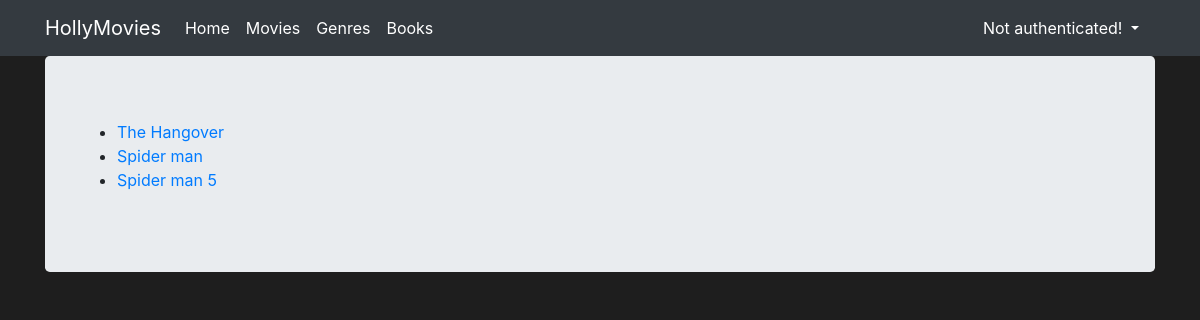
Before: /movies/genres/3 with the older database file.
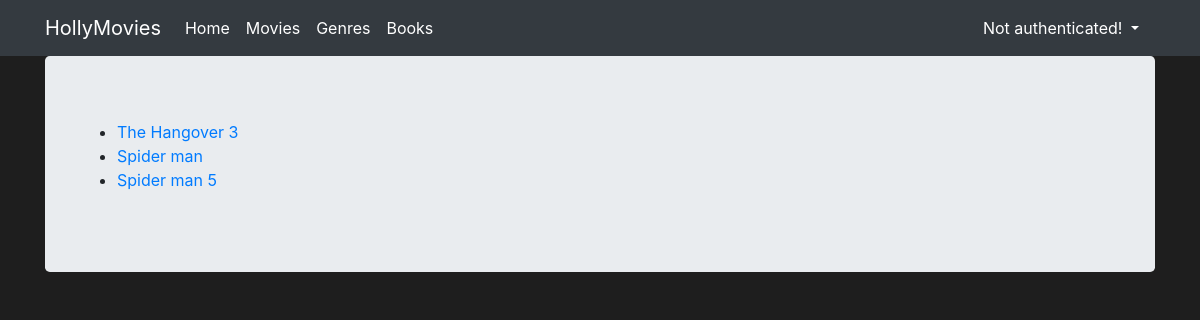
After: the same page with the newer database file.
### viewer/models.py (models this page shows, shortened)
class Movie(Model):
    title = CharField(max_length=128)
    genre = ForeignKey(Genre, on_delete=DO_NOTHING)
    rating = IntegerField()
    released = DateField()
    description = TextField()
    actors = ManyToManyField(Actor)
    created = DateTimeField(auto_now_add=True)

### viewer/views.py (the view)
# urls.py: path('genres/<genre_id>', MoviesByGenreView.as_view(), name='movies_by_genre'),
class MoviesByGenreView(ListView):
    template_name = 'movies_by_genre.html'
    model = Movie
    def get_queryset(self):
        qs = super().get_queryset()
        g = Genre.objects.get(id=self.kwargs['genre_id'])
        return qs.filter(genre=g)

### viewer/templates/movies_by_genre.html (shortened to what this page needs)
{% extends 'base.html' %}
{% block content %}
<ul>
    {% for movie in object_list %}
    <li>
        <a href="{% url 'movies_detail' movie.id %}">{{ movie.title }}</a>
    </li>
    {% endfor %}
</ul>
{% endblock %}

Changed rows visible on the page:
changed Movie: title "The Hangover" → "The Hangover 3"
